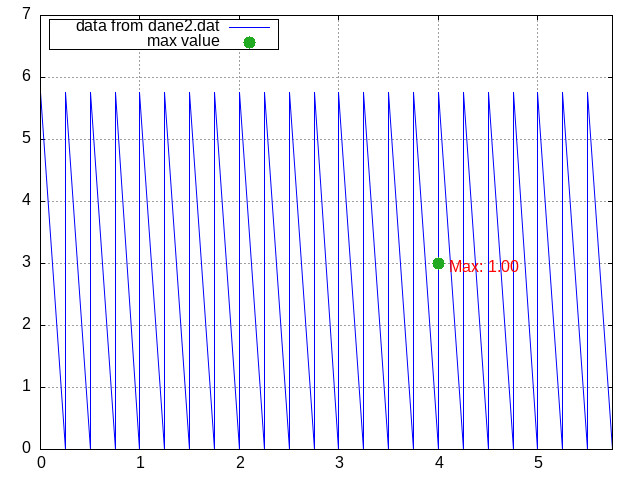

Write the gnuplot code that produced this figure.
set output "zad3.jpeg"
set terminal jpeg

set grid

# searching for max value and for index
stats 'dane2.dat' using 3 name "VAL"
# VAL_max       -> value (1.0)
# VAL_index_max -> index (396)

# X for this row
# "every ::Start::End" - taking only one row
stats 'dane2.dat' using 1 every ::VAL_index_max::VAL_index_max name "POS_X"
target_x = POS_X_min

# Y for this row
stats 'dane2.dat' using 2 every ::VAL_index_max::VAL_index_max name "POS_Y"
target_y = POS_Y_min

# output
print sprintf("Max Value: %f found at Index: %d", VAL_max, VAL_index_max)
print sprintf("Coordinates are X: %f, Y: %f", target_x, target_y)


stats 'dane2.dat' using 1 name "X_AXIS"
set xrange [X_AXIS_min:X_AXIS_max]
set yrange [0:7]

set style line 1 pointtype 7 linecolor rgb '#22aa22' pointsize 2

# labels
label1 = "data from dane2.dat"
label2 = "max value"
set label
set key box left

# https://stackoverflow.com/a/19457387
plot 'dane2.dat' using 1:2 axes x1y1 w lines lt 1 lw 1 lc rgb "blue" title label1, \
     '+' using ($0 == 0 ? target_x : NaN):(target_y):(sprintf('Max: %.2f', VAL_max)) \
     with labels offset char 1,-0.5 left textcolor rgb 'red' \
     point linestyle 1 title label2
